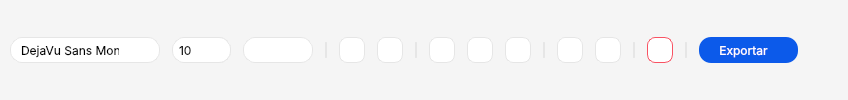
            <widget class="QFrame" name="frmAsciiEditor">
             <property name="sizePolicy">
              <sizepolicy hsizetype="Preferred" vsizetype="Preferred">
               <horstretch>0</horstretch>
               <verstretch>0</verstretch>
              </sizepolicy>
             </property>
             <property name="minimumSize">
              <size>
               <width>0</width>
               <height>0</height>
              </size>
             </property>
             <property name="styleSheet">
              <string notr="true">QFrame{
	background-color: rgb(245, 245, 245);
	border: none;
	border-radius: 22px;
}</string>
             </property>
             <property name="frameShape">
              <enum>QFrame::Shape::StyledPanel</enum>
             </property>
             <property name="frameShadow">
              <enum>QFrame::Shadow::Raised</enum>
             </property>
             <layout class="QHBoxLayout" name="horizontalLayout_112">
              <property name="spacing">
               <number>12</number>
              </property>
              <property name="leftMargin">
               <number>10</number>
              </property>
              <property name="topMargin">
               <number>10</number>
              </property>
              <property name="rightMargin">
               <number>10</number>
              </property>
              <property name="bottomMargin">
               <number>10</number>
              </property>
              <item>
               <widget class="QFontComboBox" name="cmbFonte">
                <property name="minimumSize">
                 <size>
                  <width>0</width>
                  <height>26</height>
                 </size>
                </property>
                <property name="maximumSize">
                 <size>
                  <width>150</width>
                  <height>26</height>
                 </size>
                </property>
                <property name="font">
                 <font>
                  <family>Inter</family>
                  <hintingpreference>PreferNoHinting</hintingpreference>
                 </font>
                </property>
                <property name="styleSheet">
                 <string notr="true">QComboBox {
    background-color: rgb(255, 255, 255);
	padding: 4px 10px 4px 10px ;
    border-radius: 12px;
    color: rgb(0, 0, 0);
    border: 1px solid rgb(230, 230, 230);
}

QComboBox:hover {
	background-color: rgb(255, 255, 255);
}

QComboBox::drop-down {
    subcontrol-origin: padding;
    subcontrol-position: top right;
    width: 30px;
    border: none;
	border-top-right-radius: 4px;
	border-bottom-right-radius: 4px;
    background: transparent; 
}

QComboBox::down-arrow {
    image: url(:/icons/arrow-down.svg); 
    width: 10px;
    height: 10px;
}

QComboBox::down-arrow:on {
    image: url(:/icons/arrow-up.svg);
}</string>
                </property>
                <property name="editable">
                 <bool>false</bool>
                </property>
                <property name="currentText">
                 <string>Consolas</string>
                </property>
                <property name="currentIndex">
                 <number>2</number>
                </property>
                <property name="maxVisibleItems">
                 <number>30</number>
                </property>
                <property name="frame">
                 <bool>true</bool>
                </property>
                <property name="labelDrawingMode">
                 <enum>QComboBox::LabelDrawingMode::UseStyle</enum>
                </property>
                <property name="writingSystem">
                 <enum>QFontDatabase::WritingSystem::Any</enum>
                </property>
                <property name="fontFilters">
                 <set>QFontComboBox::FontFilter::MonospacedFonts</set>
                </property>
                <property name="currentFont">
                 <font>
                  <family>Consolas</family>
                  <pointsize>10</pointsize>
                  <bold>true</bold>
                 </font>
                </property>
               </widget>
              </item>
              <item>
               <widget class="QSpinBox" name="spnFontSize">
                <property name="minimumSize">
                 <size>
                  <width>0</width>
                  <height>0</height>
                 </size>
                </property>
                <property name="maximumSize">
                 <size>
                  <width>70</width>
                  <height>26</height>
                 </size>
                </property>
                <property name="font">
                 <font>
                  <family>Inter</family>
                 </font>
                </property>
                <property name="styleSheet">
                 <string notr="true">QSpinBox {
    background-color: rgb(255, 255, 255);
    padding: 4px 4px;
    border-radius: 12px;
    color: rgb(0, 0, 0);
    border: 1px solid rgb(230, 230, 230);
}

/* Botão de incremento (cima) */
QSpinBox::up-button {
    background-color: rgb(255, 255, 255);
    border-left: none;
    border-top: 1px solid rgb(230, 230, 230);
    border-right: 1px solid rgb(230, 230, 230);
    border-bottom: none;
    width: 20px;
    height: 6px;
    subcontrol-origin: border;
    subcontrol-position: top right;
    border-top-right-radius: 12px;
    padding: 4px;
}

/* Botão de decremento (baixo) */
QSpinBox::down-button {
    background-color: rgb(255, 255, 255);
    border-left: none;
    border-top: none;
    border-right: 1px solid rgb(230, 230, 230);
    border-bottom: 1px solid rgb(230, 230, 230);
    width: 20px;
    height: 6px;
    subcontrol-origin: border;
    subcontrol-position: bottom right;
    border-bottom-right-radius: 12px;
    padding: 4px;
}

/* Ícones das setas */
QSpinBox::up-arrow {
    image: url(:/icons/arrow-up.svg);
    width: 9px;
    height: 9px;
}

QSpinBox::down-arrow {
    image: url(:/icons/arrow-down.svg);
    width: 9px;
    height: 9px;
}
</string>
                </property>
                <property name="showGroupSeparator" stdset="0">
                 <bool>false</bool>
                </property>
                <property name="suffix">
                 <string/>
                </property>
                <property name="minimum">
                 <number>6</number>
                </property>
                <property name="maximum">
                 <number>32</number>
                </property>
                <property name="value">
                 <number>10</number>
                </property>
                <property name="displayIntegerBase">
                 <number>10</number>
                </property>
               </widget>
              </item>
              <item>
               <widget class="QComboBox" name="cmbTextColor">
                <property name="minimumSize">
                 <size>
                  <width>0</width>
                  <height>0</height>
                 </size>
                </property>
                <property name="maximumSize">
                 <size>
                  <width>70</width>
                  <height>26</height>
                 </size>
                </property>
                <property name="styleSheet">
                 <string notr="true">QComboBox {
    background-color: rgb(255, 255, 255);
	padding: 4px 10px 4px 10px ;
    border-radius: 12px;
    color: rgb(0, 0, 0);
    border: 1px solid rgb(230, 230, 230);
}

QComboBox:hover {
	background-color: rgb(255, 255, 255);
}

QComboBox::drop-down {
    subcontrol-origin: padding;
    subcontrol-position: top right;
    width: 30px;
    border: none;
	border-top-right-radius: 4px;
	border-bottom-right-radius: 4px;
    background: transparent; 
}

QComboBox::down-arrow {
    image: url(:/icons/arrow-down.svg); 
    width: 10px;
    height: 10px;
}

QComboBox::down-arrow:on {
    image: url(:/icons/arrow-up.svg);
}</string>
                </property>
                <property name="currentIndex">
                 <number>-1</number>
                </property>
                <property name="labelDrawingMode">
                 <enum>QComboBox::LabelDrawingMode::UseStyle</enum>
                </property>
               </widget>
              </item>
              <item>
               <widget class="Line" name="lineEditor_2">
                <property name="sizePolicy">
                 <sizepolicy hsizetype="Fixed" vsizetype="Minimum">
                  <horstretch>0</horstretch>
                  <verstretch>0</verstretch>
                 </sizepolicy>
                </property>
                <property name="minimumSize">
                 <size>
                  <width>0</width>
                  <height>0</height>
                 </size>
                </property>
                <property name="maximumSize">
                 <size>
                  <width>2</width>
                  <height>16</height>
                 </size>
                </property>
                <property name="styleSheet">
                 <string notr="true">QWidget{
	border: 1px solid rgb(230, 230, 230);
	border-radius: 1px;
}</string>
                </property>
                <property name="orientation">
                 <enum>Qt::Orientation::Vertical</enum>
                </property>
               </widget>
              </item>
              <item>
               <widget class="QPushButton" name="btnBoldText">
                <property name="minimumSize">
                 <size>
                  <width>26</width>
                  <height>26</height>
                 </size>
                </property>
                <property name="maximumSize">
                 <size>
                  <width>26</width>
                  <height>26</height>
                 </size>
                </property>
                <property name="font">
                 <font>
                  <stylestrategy>PreferDefault</stylestrategy>
                  <hintingpreference>PreferNoHinting</hintingpreference>
                 </font>
                </property>
                <property name="toolTip">
                 <string>Bold (Ctrl+B)</string>
                </property>
                <property name="styleSheet">
                 <string notr="true">QPushButton{
	background-color: rgb(255, 255, 255);
	border: 1px solid rgb(230, 230, 230);
	border-radius: 8px;
}

QPushButton::checked{
	background-color: rgb(230, 230, 230);
	border: 1.5px solid rgb(76, 139, 255);
}
</string>
                </property>
                <property name="text">
                 <string/>
                </property>
                <property name="icon">
                 <iconset resource="../assets/icons/resource_icons.qrc">
                  <normaloff>:/icons/bold.svg</normaloff>:/icons/bold.svg</iconset>
                </property>
                <property name="iconSize">
                 <size>
                  <width>16</width>
                  <height>16</height>
                 </size>
                </property>
                <property name="shortcut">
                 <string>Ctrl+B</string>
                </property>
                <property name="checkable">
                 <bool>true</bool>
                </property>
                <property name="checked">
                 <bool>false</bool>
                </property>
                <property name="flat">
                 <bool>false</bool>
                </property>
               </widget>
              </item>
              <item>
               <widget class="QPushButton" name="btnItalicText">
                <property name="minimumSize">
                 <size>
                  <width>26</width>
                  <height>26</height>
                 </size>
                </property>
                <property name="maximumSize">
                 <size>
                  <width>26</width>
                  <height>26</height>
                 </size>
                </property>
                <property name="toolTip">
                 <string>Italic (Ctrl+I)</string>
                </property>
                <property name="styleSheet">
                 <string notr="true">QPushButton{
	background-color: rgb(255, 255, 255);
	border: 1px solid rgb(230, 230, 230);
	border-radius: 8px;
}

QPushButton::checked{
	background-color: rgb(230, 230, 230);
	border: 1.5px solid rgb(76, 139, 255);
}
</string>
                </property>
                <property name="text">
                 <string/>
                </property>
                <property name="icon">
                 <iconset resource="../assets/icons/resource_icons.qrc">
                  <normaloff>:/icons/italic.svg</normaloff>:/icons/italic.svg</iconset>
                </property>
                <property name="iconSize">
                 <size>
                  <width>16</width>
                  <height>16</height>
                 </size>
                </property>
                <property name="shortcut">
                 <string>Ctrl+I</string>
                </property>
                <property name="checkable">
                 <bool>true</bool>
                </property>
               </widget>
              </item>
              <item>
               <widget class="Line" name="lineEditor_1">
                <property name="maximumSize">
                 <size>
                  <width>2</width>
                  <height>16</height>
                 </size>
                </property>
                <property name="styleSheet">
                 <string notr="true">QWidget{
	border: 1px solid rgb(230, 230, 230);
	border-radius: 1px;
}</string>
                </property>
                <property name="orientation">
                 <enum>Qt::Orientation::Vertical</enum>
                </property>
               </widget>
              </item>
              <item>
               <widget class="QPushButton" name="btnAlignLeft">
                <property name="minimumSize">
                 <size>
                  <width>26</width>
                  <height>26</height>
                 </size>
                </property>
                <property name="maximumSize">
                 <size>
                  <width>26</width>
                  <height>26</height>
                 </size>
                </property>
                <property name="toolTip">
                 <string>Alinhar à esquerda</string>
                </property>
                <property name="styleSheet">
                 <string notr="true">QPushButton{
	background-color: rgb(255, 255, 255);
	border: 1px solid rgb(230, 230, 230);
	border-radius: 8px;
}

QPushButton::checked{
	background-color: rgb(230, 230, 230);
	border: 1.5px solid rgb(76, 139, 255);
}
</string>
                </property>
                <property name="text">
                 <string/>
                </property>
                <property name="icon">
                 <iconset resource="../assets/icons/resource_icons.qrc">
                  <normaloff>:/icons/align-left.svg</normaloff>:/icons/align-left.svg</iconset>
                </property>
                <property name="iconSize">
                 <size>
                  <width>16</width>
                  <height>16</height>
                 </size>
                </property>
                <property name="checkable">
                 <bool>true</bool>
                </property>
                <property name="checked">
                 <bool>false</bool>
                </property>
               </widget>
              </item>
              <item>
               <widget class="QPushButton" name="btnAlignCenter">
                <property name="minimumSize">
                 <size>
                  <width>26</width>
                  <height>26</height>
                 </size>
                </property>
                <property name="maximumSize">
                 <size>
                  <width>26</width>
                  <height>26</height>
                 </size>
                </property>
                <property name="toolTip">
                 <string>Alinhar no centro</string>
                </property>
                <property name="styleSheet">
                 <string notr="true">QPushButton{
	background-color: rgb(255, 255, 255);
	border: 1px solid rgb(230, 230, 230);
	border-radius: 8px;
}

QPushButton::checked{
	background-color: rgb(230, 230, 230);
	border: 1.5px solid rgb(76, 139, 255);
}
</string>
                </property>
                <property name="text">
                 <string/>
                </property>
                <property name="icon">
                 <iconset resource="../assets/icons/resource_icons.qrc">
                  <normaloff>:/icons/align-center.svg</normaloff>:/icons/align-center.svg</iconset>
                </property>
                <property name="iconSize">
                 <size>
                  <width>16</width>
                  <height>16</height>
                 </size>
                </property>
                <property name="checkable">
                 <bool>true</bool>
                </property>
               </widget>
              </item>
              <item>
               <widget class="QPushButton" name="btnAlignRight">
                <property name="minimumSize">
                 <size>
                  <width>26</width>
                  <height>26</height>
                 </size>
                </property>
                <property name="maximumSize">
                 <size>
                  <width>26</width>
                  <height>26</height>
                 </size>
                </property>
                <property name="toolTip">
                 <string>Alinhar à direita</string>
                </property>
                <property name="styleSheet">
                 <string notr="true">QPushButton{
	background-color: rgb(255, 255, 255);
	border: 1px solid rgb(230, 230, 230);
	border-radius: 8px;
}

QPushButton::checked{
	background-color: rgb(230, 230, 230);
	border: 1.5px solid rgb(76, 139, 255);
}
</string>
                </property>
                <property name="text">
                 <string/>
                </property>
                <property name="icon">
                 <iconset resource="../assets/icons/resource_icons.qrc">
                  <normaloff>:/icons/align-right.svg</normaloff>:/icons/align-right.svg</iconset>
                </property>
                <property name="iconSize">
                 <size>
                  <width>16</width>
                  <height>16</height>
                 </size>
                </property>
                <property name="checkable">
                 <bool>true</bool>
                </property>
               </widget>
              </item>
              <item>
               <widget class="Line" name="lineEditor_3">
                <property name="maximumSize">
                 <size>
                  <width>2</width>
                  <height>16</height>
                 </size>
                </property>
                <property name="styleSheet">
                 <string notr="true">QWidget{
	border: 1px solid rgb(230, 230, 230);
	border-radius: 1px;
}</string>
                </property>
                <property name="orientation">
                 <enum>Qt::Orientation::Vertical</enum>
                </property>
               </widget>
              </item>
              <item>
               <widget class="QPushButton" name="btnCopy">
                <property name="minimumSize">
                 <size>
                  <width>26</width>
                  <height>26</height>
                 </size>
                </property>
                <property name="maximumSize">
                 <size>
                  <width>26</width>
                  <height>26</height>
                 </size>
                </property>
                <property name="toolTip">
                 <string>Copiar (Ctrl+C)</string>
                </property>
                <property name="styleSheet">
                 <string notr="true">QPushButton{
	background-color: rgb(255, 255, 255);
	border: 1px solid rgb(230, 230, 230);
	border-radius: 8px;
}

QPushButton::hover{
	background-color: rgb(230, 230, 230);
	border: 1.5px solid rgb(76, 139, 255);
}
</string>
                </property>
                <property name="text">
                 <string/>
                </property>
                <property name="icon">
                 <iconset resource="../assets/icons/resource_icons.qrc">
                  <normaloff>:/icons/copy.svg</normaloff>:/icons/copy.svg</iconset>
                </property>
                <property name="iconSize">
                 <size>
                  <width>16</width>
                  <height>16</height>
                 </size>
                </property>
                <property name="shortcut">
                 <string>Ctrl+C</string>
                </property>
               </widget>
              </item>
              <item>
               <widget class="QPushButton" name="btnCut">
                <property name="minimumSize">
                 <size>
                  <width>26</width>
                  <height>26</height>
                 </size>
                </property>
                <property name="maximumSize">
                 <size>
                  <width>26</width>
                  <height>26</height>
                 </size>
                </property>
                <property name="toolTip">
                 <string>Cortar (Ctrl+X)</string>
                </property>
                <property name="styleSheet">
                 <string notr="true">QPushButton{
	background-color: rgb(255, 255, 255);
	border: 1px solid rgb(230, 230, 230);
	border-radius: 8px;
}

QPushButton::hover{
	background-color: rgb(230, 230, 230);
	border: 1.5px solid rgb(76, 139, 255);
}
</string>
                </property>
                <property name="text">
                 <string/>
                </property>
                <property name="icon">
                 <iconset resource="../assets/icons/resource_icons.qrc">
                  <normaloff>:/icons/cut.svg</normaloff>:/icons/cut.svg</iconset>
                </property>
                <property name="iconSize">
                 <size>
                  <width>16</width>
                  <height>16</height>
                 </size>
                </property>
                <property name="shortcut">
                 <string>Ctrl+X</string>
                </property>
               </widget>
              </item>
              <item>
               <widget class="Line" name="lineEditor_4">
                <property name="maximumSize">
                 <size>
                  <width>2</width>
                  <height>16</height>
                 </size>
                </property>
                <property name="styleSheet">
                 <string notr="true">QWidget{
	border: 1px solid rgb(230, 230, 230);
	border-radius: 1px;
}</string>
                </property>
                <property name="orientation">
                 <enum>Qt::Orientation::Vertical</enum>
                </property>
               </widget>
              </item>
              <item>
               <widget class="QPushButton" name="btnDelete">
                <property name="minimumSize">
                 <size>
                  <width>26</width>
                  <height>26</height>
                 </size>
                </property>
                <property name="maximumSize">
                 <size>
                  <width>26</width>
                  <height>26</height>
                 </size>
                </property>
                <property name="toolTip">
                 <string>Excluir (Del)</string>
                </property>
                <property name="accessibleName">
                 <string>Excluir</string>
                </property>
                <property name="styleSheet">
                 <string notr="true">QPushButton{
	background-color: rgb(255, 255, 255);
	border: 1px solid rgb(248, 83, 99);
	border-radius: 8px;
}

QPushButton::hover{
	background-color: rgb(254, 235, 237);
	border: 1.5px solid rgb(248, 83, 99);
}
</string>
                </property>
                <property name="text">
                 <string/>
                </property>
                <property name="icon">
                 <iconset resource="../assets/icons/resource_icons.qrc">
                  <normaloff>:/icons/delete.svg</normaloff>:/icons/delete.svg</iconset>
                </property>
                <property name="iconSize">
                 <size>
                  <width>16</width>
                  <height>16</height>
                 </size>
                </property>
                <property name="shortcut">
                 <string>Del</string>
                </property>
               </widget>
              </item>
              <item>
               <widget class="Line" name="lineEditor_5">
                <property name="maximumSize">
                 <size>
                  <width>2</width>
                  <height>16</height>
                 </size>
                </property>
                <property name="styleSheet">
                 <string notr="true">QWidget{
	border: 1px solid rgb(230, 230, 230);
	border-radius: 1px;
}</string>
                </property>
                <property name="orientation">
                 <enum>Qt::Orientation::Vertical</enum>
                </property>
               </widget>
              </item>
              <item>
               <widget class="QPushButton" name="btnExport">
                <property name="sizePolicy">
                 <sizepolicy hsizetype="Preferred" vsizetype="Fixed">
                  <horstretch>0</horstretch>
                  <verstretch>0</verstretch>
                 </sizepolicy>
                </property>
                <property name="minimumSize">
                 <size>
                  <width>0</width>
                  <height>26</height>
                 </size>
                </property>
                <property name="maximumSize">
                 <size>
                  <width>120</width>
                  <height>26</height>
                 </size>
                </property>
                <property name="font">
                 <font>
                  <family>Inter</family>
                  <pointsize>9</pointsize>
                  <hintingpreference>PreferNoHinting</hintingpreference>
                  <fontweight>Medium</fontweight>
                 </font>
                </property>
                <property name="layoutDirection">
                 <enum>Qt::LayoutDirection::RightToLeft</enum>
                </property>
                <property name="styleSheet">
                 <string notr="true">QPushButton{
	background-color: rgb(12, 90, 234);
	color:rgb(255, 255, 255);
	border: none;
	border-radius: 12px;
	padding: 4px 20px
}

QPushButton::hover{
	background-color: rgb(12, 90, 234);
	border: none;
	border-radius: 12px;
	padding: 4px 16px 4px 16px;
}
</string>
                </property>
                <property name="text">
                 <string>Exportar   </string>
                </property>
                <property name="icon">
                 <iconset resource="../assets/icons/resource_icons.qrc">
                  <normaloff>:/icons/export.svg</normaloff>:/icons/export.svg</iconset>
                </property>
                <property name="shortcut">
                 <string/>
                </property>
                <property name="autoRepeat">
                 <bool>false</bool>
                </property>
                <property name="autoExclusive">
                 <bool>false</bool>
                </property>
                <property name="flat">
                 <bool>false</bool>
                </property>
               </widget>
              </item>
              <item>
               <spacer name="hspacerEditor">
                <property name="orientation">
                 <enum>Qt::Orientation::Horizontal</enum>
                </property>
                <property name="sizeHint" stdset="0">
                 <size>
                  <width>40</width>
                  <height>20</height>
                 </size>
                </property>
               </spacer>
              </item>
             </layout>
            </widget>
